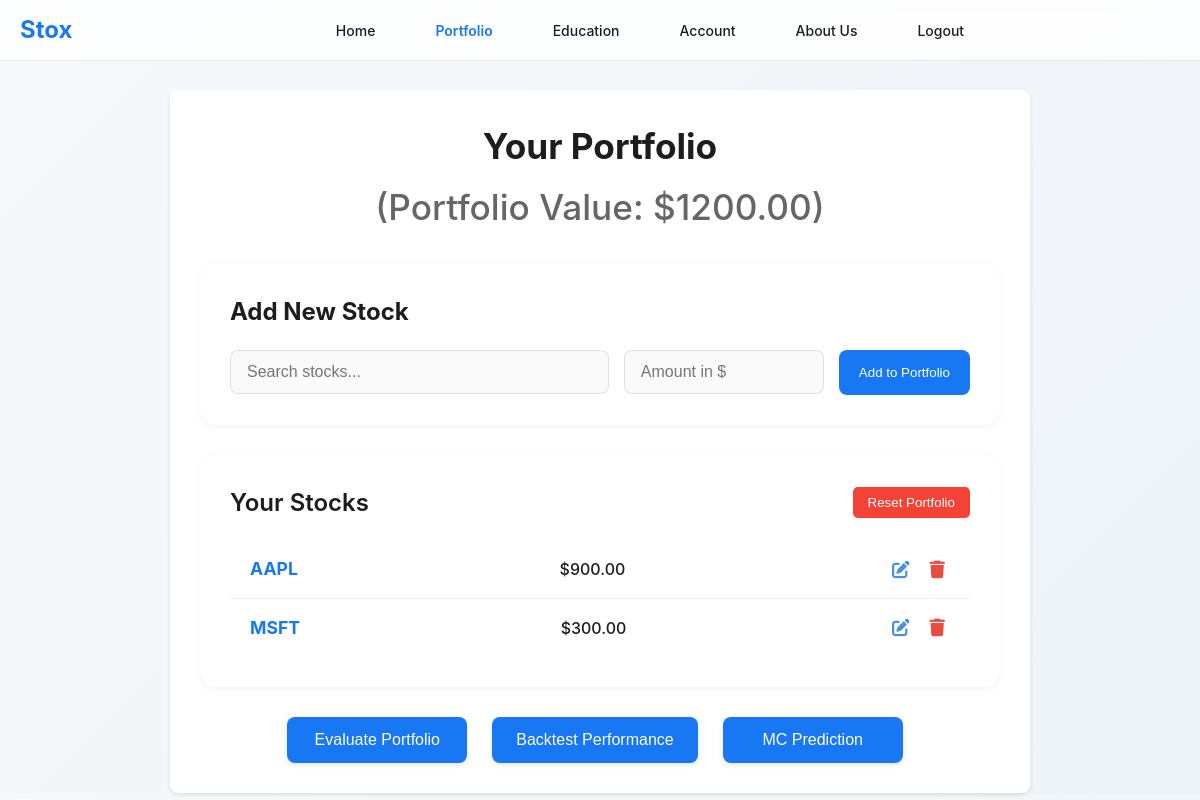
Before: /portfolio (signed in) with the older database file.
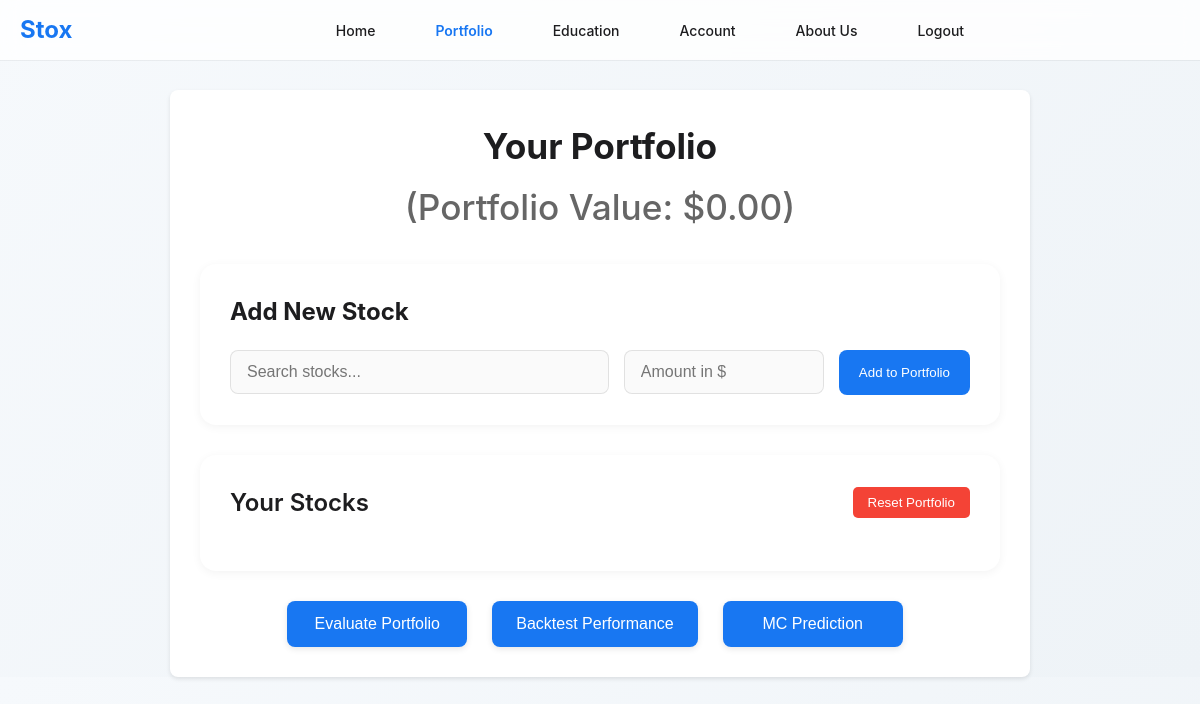
After: the same page with the newer database file.
### app.py (models this page shows)
class PortfolioItem(db.Model):
    id = db.Column(db.Integer, primary_key=True)
    user_id = db.Column(db.Integer, db.ForeignKey('user.id'), nullable=False)
    ticker = db.Column(db.String(10), nullable=False)
    amount = db.Column(db.Float, nullable=False)
    user = db.relationship('User', backref=db.backref('portfolio_items', lazy=True))

### app.py (the view)
@app.route('/portfolio')
@nocache
def portfolio():
    if 'user_email' not in session:
        return redirect(url_for('home'))
    user = User.query.filter_by(email=session['user_email']).first()
    if not user:
        session.pop('user_email', None)
        return redirect(url_for('home'))
    portfolio_items = PortfolioItem.query.filter_by(user_id=user.id).all()
    return render_template('portfolio.html', username=user.username, portfolio_items=portfolio_items)

### app.py (called while the page is built)
def nocache(view):
    @wraps(view)
    def no_cache(*args, **kwargs):
        response = make_response(view(*args, **kwargs))
        response.headers['Cache-Control'] = 'no-store, no-cache, must-revalidate, max-age=0'
        response.headers['Pragma'] = 'no-cache'
        response.headers['Expires'] = '-1'
        return response
    return no_cache

@app.before_request
def check_session():
    if 'user_email' in session:
        protected_routes = ['dashboard', 'portfolio', 'education', 'account', 'about']
        if request.endpoint in protected_routes:
            if request.endpoint == 'logout':
                return
            try:
                user = User.query.filter_by(email=session['user_email']).first()
                if not user:
                    session.clear()
                    return redirect(url_for('home'))
            except Exception as e:
                print(f"Database error in check_session: {str(e)}")
                session.clear()
                return redirect(url_for('home'))

### templates/portfolio.html (shortened to what this page needs)
<!DOCTYPE html>
<html lang="en">
<head>
    <link rel="stylesheet" href="{{ url_for('static', filename='style.css') }}">
    <link rel="stylesheet" href="https://cdnjs.cloudflare.com/ajax/libs/font-awesome/6.0.0/css/all.min.css">
</head>
<body>
    <div class="top-bar">
        <div class="container">
            <div class="logo">
                <a href="/">Stox</a>
            </div>
            <div class="nav-links">
                <a href="{{ url_for('dashboard') }}">Home</a>
                <a href="{{ url_for('portfolio') }}" class="active">Portfolio</a>
                <a href="{{ url_for('education') }}">Education</a>
                <a href="{{ url_for('account') }}">Account</a>
                <a href="{{ url_for('about') }}">About Us</a>
            </div>
            <a href="/logout" class="logout-btn" onclick="showLogoutModal(event)">Logout</a>
        </div>
    </div>
    <div class="container dashboard">
        <div class="portfolio-header-main">
            <h1>Your Portfolio
                <span class="portfolio-value">
                    (Portfolio Value: ${{ "%.2f"|format(portfolio_items|sum(attribute='amount')) }})
                </span>
            </h1>
        </div>
        <div class="add-stock-section">
            <h2>Add New Stock</h2>
            <div class="add-stock-form">
                <div class="search-container">
                    <input type="text" id="stock-ticker" placeholder="Search stocks..." autocomplete="off">
                </div>
                <input type="number" id="stock-amount" placeholder="Amount in $" min="0" step="0.01">
                <button id="add-to-portfolio">Add to Portfolio</button>
            </div>
        </div>
        <div class="portfolio-list">
            <div class="portfolio-header">
                <h2>Your Stocks</h2>
                <button id="reset-portfolio" class="reset-button">Reset Portfolio</button>
            </div>
            <div id="portfolioItems">
                {% for item in portfolio_items %}
                <div class="portfolio-item" data-id="{{ item.id }}">
                    <span class="ticker">{{ item.ticker }}</span>
                    <span class="amount">${{ "%.2f"|format(item.amount) }}</span>
                    <div class="item-actions">
                        <button class="action-btn edit-btn" data-id="{{ item.id }}" data-ticker="{{ item.ticker }}" data-amount="{{ item.amount }}" onclick="showEditModal(this.dataset.id, this.dataset.ticker, parseFloat(this.dataset.amount))">
                            <i class="fas fa-edit"></i>
                        </button>
                        <button class="action-btn delete-btn" data-id="{{ item.id }}" data-ticker="{{ item.ticker }}" onclick="showDeleteModal(this.dataset.id, this.dataset.ticker)">
                            <i class="fas fa-trash"></i>
                        </button>
                    </div>
                </div>
                {% endfor %}
            </div>
        </div>
        <div class="portfolio-action-buttons">
        <button onclick="evaluatePortfolio()" class="evaluate-btn">Evaluate Portfolio</button>
            <button onclick="showFuturePerformance()" class="future-btn">Backtest Performance</button>
            <button onclick="showMonteCarloPrediction()" class="mc-btn">MC Prediction</button>
        </div>
    </div>
</body>
</html>

Changed rows visible on the page:
removed PortfolioItem: ticker "AAPL", amount "900.00"
removed PortfolioItem: ticker "MSFT", amount "300.00"
Other visible differences:
{{ "%.2f"|format(portfolio_items|sum(attribute='amount')) }}: "1200.00" → "0.00"
